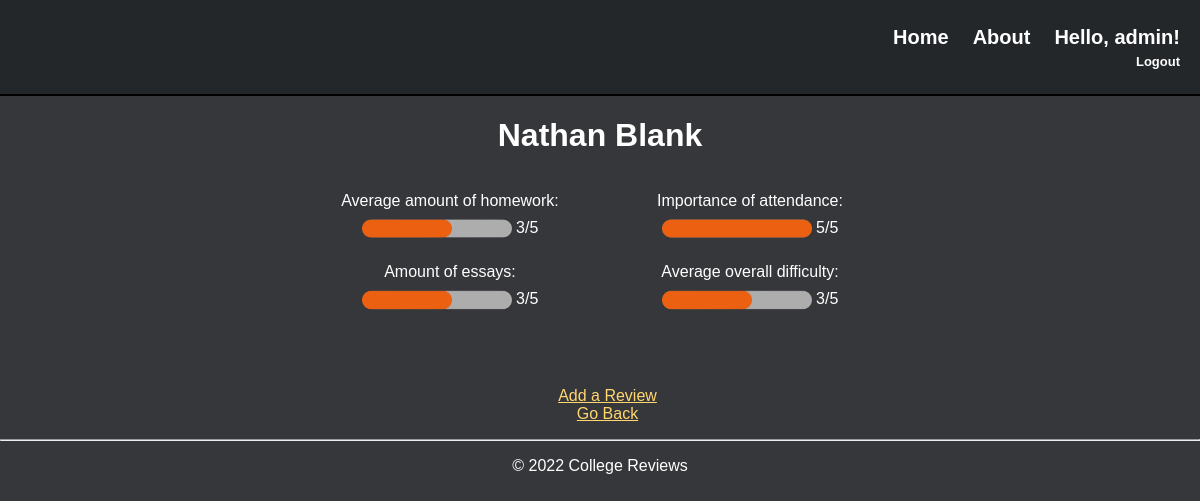
The app's page /teachers/Nathan Blank/ (signed in) with its own data.
### college/models.py (models this page shows, shortened)
class Teacher(models.Model):
    name = models.CharField(max_length=200)
    votes = models.IntegerField(default=0)
    homework = models.IntegerField(default=0)
    essays = models.IntegerField(default=0)
    attendance = models.IntegerField(default=0)
    difficulty = models.IntegerField(default=0)

### teachers/views.py (the view)
# urls.py: path('<str:name>/', views.professor, name='professor'),
def professor(request, name):
    try:
        prof = Teacher.objects.get(name=name)
    except Teacher.DoesNotExist:
        choices = Choice.objects.all().values().order_by('-votes')
        teacher_list = []
        for choice in choices:
            teacher_list.append(choice['choice_text'])
        if name in teacher_list:
            prof = Teacher(name=name)
            prof.save()
    return render(request, 'college/professor.html', {'prof': prof})

### college/templates/college/professor.html (shortened to what this page needs)
{% extends "college/layout.html" %}
{% block content %}
<h1 class="prof-name">{{ prof.name }}</h1>
<div class="center-text">
{% if prof.votes %}
<div class="row" id="prof-stats">
    <div class="column">
        <p>Average amount of homework:<br>
        {% load static %}
        <img style="vertical-align:middle" src="{% static 'college/' %}progress_bar{% widthratio prof.homework prof.votes 1 %}.png" width="150px" />
        {% widthratio prof.homework prof.votes 1 %}/5</p>
        <p>Amount of essays:<br>
        {% load static %}
        <img style="vertical-align:middle" src="{% static 'college/' %}progress_bar{% widthratio prof.essays prof.votes 1 %}.png" width="150px" />
        {% widthratio prof.essays prof.votes 1 %}/5</p>
    </div>
    <div class="column">
    <p>Importance of attendance:<br>
        {% load static %}
        <img style="vertical-align:middle" src="{% static 'college/' %}progress_bar{% widthratio prof.attendance prof.votes 1 %}.png" width="150px" />
        {% widthratio prof.attendance prof.votes 1 %}/5</p>
    <p>Average overall difficulty:<br>
        {% load static %}
        <img style="vertical-align:middle" src="{% static 'college/' %}progress_bar{% widthratio prof.difficulty prof.votes 1 %}.png" width="150px" />
        {% widthratio prof.difficulty prof.votes 1 %}/5</p>
    </div>
</div>
{% else %}
    <p>No data found.</p>
{% endif %}
<br><br>
<div class="center-text">
    <ul class="no-bullets">
        {% if user.is_authenticated %}
            <li><a href="{% url 'teachers:review' prof.name %}">Add a Review</a></li>
        {% else %}
            <li><a href="{% url 'accounts:login' %}">Login</a> to leave a review!</li>
        {% endif %}
        <li><a href="{% url 'college:courses' %}">Go Back</a></li>
    </ul>
</div>
</div>
{% endblock %}

### college/templates/college/layout.html (shortened to what this page needs)
<!DOCTYPE html>
<html>
<head>
    {% load static %}
    <link rel="stylesheet" type="text/css" href="{% static 'college/site.css' %}?version=1.63"/>
</head>
<body>
<header class="navbar">
    <div class="logo">
      <img src="" alt="" width="130"/>
    </div>
    <nav>
        <ul>
            <li class="active"><a href="{% url 'college:index' %}" class="navbar-item">Home</a></li>
            <li class="active"><a href="{% url 'college:about' %}" class="navbar-item">About</a></li>
            {% if user.is_authenticated %}
            <li class="nav-username">Hello, {{user.first_name}}!</li>
            <br>
            <li class="nav-logout"><a href="{% url 'accounts:logout' %}" class="navbar-item">Logout</a></li>
            {% else %}
            <li><a href="{% url 'accounts:login' %}" class="navbar-item">Login</a></li>
            <br>
            <li class="nav-register"><a href="{% url 'accounts:register' %}" class="navbar-item">Register</a></li>
            {% endif %}
        </ul>
    </nav>
</header>
<div class="body-content">
    {% block content %}
    {% endblock %}
    <hr/>
    <footer>
        <p id="copyright">&copy; 2022 College Reviews</p>
    </footer>
</div>
</body>
</html>

### college/static/college/site.css (style rules this page uses)
html, body { width:100%; height:100%; margin:0; padding:0; color: white; background-color: #36373A; cursor: default; }
* { transition:all 0.3s ease-in-out; }
.navbar { background-color: #24272A; clear: both; overflow: auto; padding: 0 10px 0 0; border-bottom: 2px; border-top: 0; border-left: 0; border-right: 0; border-color: black; border-style: solid; margin: 0; }
nav { float:right; }
.logo img { float: left; padding: 3px; }
nav ul li { text-decoration: none; display: inline-block; padding: 10px; font-size: 20px; font-family: raleway, sans-serif; font-weight: bold; transition: all .2s ease-in-out; }
nav ul li a { text-decoration: none; color: white; }
.nav-username { border: none; }
.nav-logout, .nav-register { position: relative; font-size: small; float: right; border: none; top: -15px; }
.no-bullets { list-style-type: none; }
h1, h2, h3, h4, h5, h6 { font-family: Montserrat, sans-serif; }
.prof-name { text-align: center; }
p, a, label { font-family: raleway, sans-serif; }
#copyright, .center-text { text-align: center; }
a { color: #FFD670; }
ul { padding-left: 15px; }
.column { flex: 1; padding: 0 10px 0 10px; margin: 0 10px 0 10px; }
.row { display: flex; }
#prof-stats { padding: 0 25% 0 25%; }
footer { padding-bottom: 5px; }

### records on screen
Teacher: name "Nathan Blank", homework+votes "3", essays+votes "3", attendance+votes "5", difficulty+votes "3"

### other values on screen
{{ user.first_name }} "admin"
